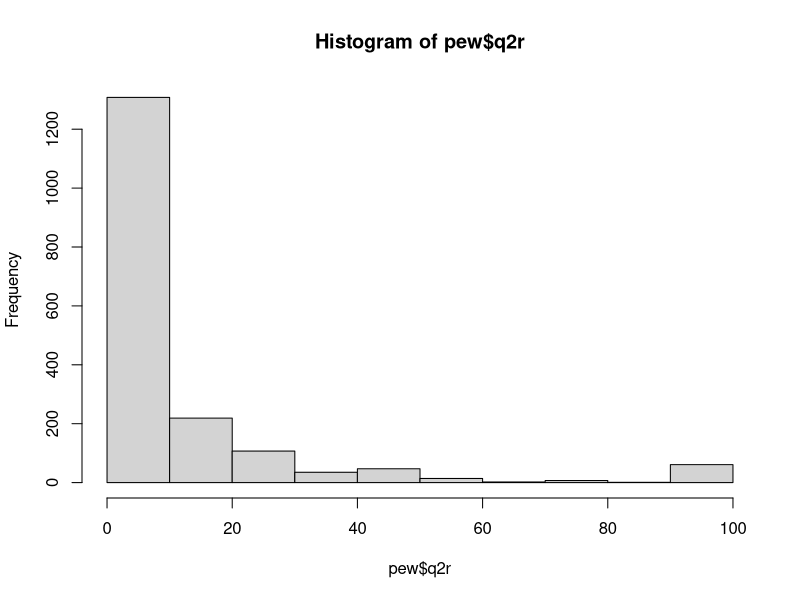
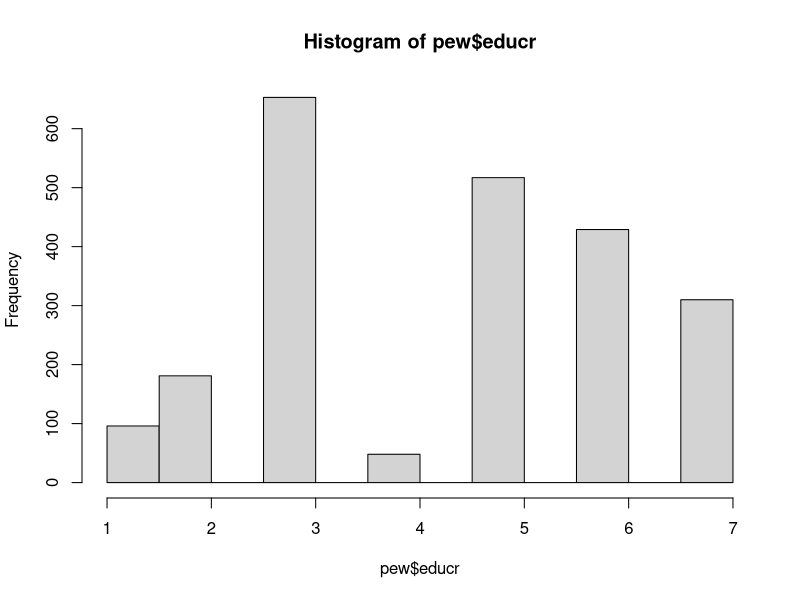
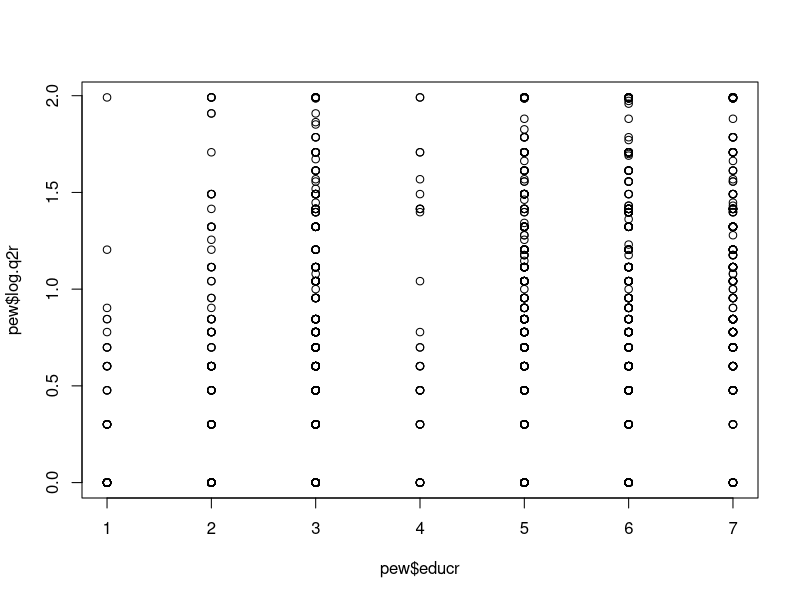
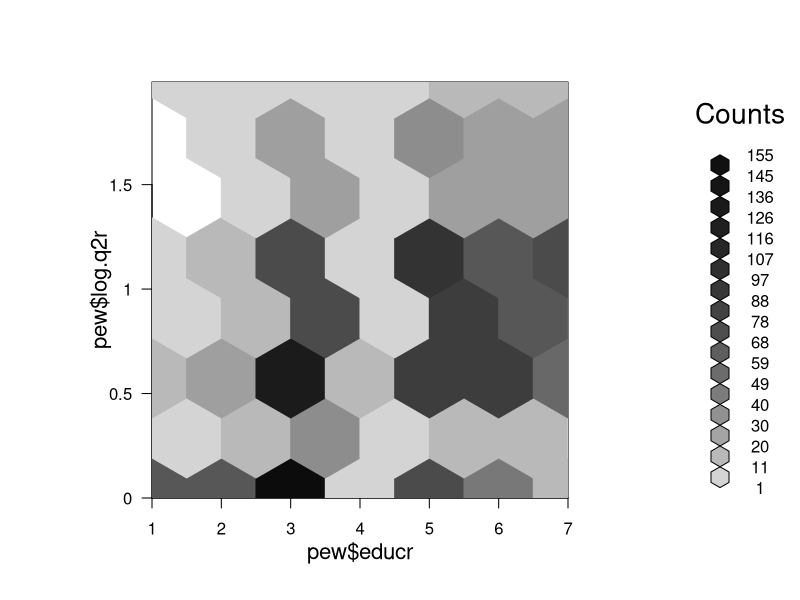

These charts were generated, in order, by the following R code:
setwd("/Users/kimjongha/Documents/rstudio")
getwd()

pew <- read.csv("dataset/Omnibus_Oct_2012_Political_Video_csv.csv", sep = ",", header = TRUE)

class(pew)
names(pew)
str(pew)
summary(pew$age)

# descriptive statistics
descriptive.statistics <- function(myvariable) {
  myvar.length.missing.include <- length(myvariable)
  myvar.length.missing.exclude <- length(myvariable[!is.na(myvariable)])
  myvar.sum <- sum(myvariable, na.rm = TRUE)
  myvar.mean <- mean(myvariable, na.rm = TRUE)
  myvar.median <- median(myvariable, na.rm = TRUE)
  table.myvariable <- table(myvariable)
  myvar.mode <- as.numeric(names(table.myvariable)[which.max(table.myvariable)])
  myvariable.range.min <- range(myvariable, na.rm = TRUE)[1]
  myvariable.range.max <- range(myvariable, na.rm = TRUE)[2]
  myvariable.interquartile25 <- quantile(myvariable, prob = c(0.25, 0.75), na.rm = TRUE)[1]
  myvariable.interquartile75 <- quantile(myvariable, prob = c(0.25, 0.75), na.rm = TRUE)[2]
  myvariable.var <- var(myvariable, na.rm = TRUE)
  myvariable.sd <- sd(myvariable, na.rm = TRUE)
  descriptive.myvariable <- rbind(myvar.mean, myvar.median, myvar.mode, myvariable.range.min,
                                  myvariable.range.max, myvariable.interquartile25, myvariable.interquartile75,
                                  myvariable.var, myvariable.sd, myvar.sum, myvar.length.missing.exclude,
                                  myvar.length.missing.include)
  rownames(descriptive.myvariable) <- c('mean', 'meian', 'mode', 'min', 'max', '25%', '75%', 'var',
                                        'sd', 'sum', 'na.exc', 'na.inc')
  colnames(descriptive.myvariable) <- 'value'
  round(descriptive.myvariable, digit = 2)
}

descriptive.statistics(pew$age)

# 15 multivariate inference statistical analysis
# t-test
# one sample t-test
getwd()
setwd("/Users/kimjongha/Documents/github/rstudio")

tess <- read.csv(file = "dataset/TESS2_089_Trawalter_Client.csv", sep = ",", header = TRUE)

class(tess)
str(tess)
names(tess)
summary(tess)

# one sample t-test

table(tess$XIDEO, useNA = 'always')
tess$XIDEOr <- tess$XIDEO

tess$XIDEOr[tess$XIDEO == -1] <- NA # miss values
table(tess$XIDEOr)

t.test(tess$XIDEOr, mu = 4)

# paired sample t-test
# tess$Q4, tess$Q8

table(tess$Q4, useNA = 'always')
table(tess$Q8, useNA = 'always')

tess$Q4r <- tess$Q4
tess$Q8r <- tess$Q8

tess$Q4r[tess$Q4 == -1] <- NA
tess$Q4r[tess$Q8 == -1] <- NA

mean(tess$Q4r, na.rm = TRUE) ; sd(tess$Q4r, na.rm = TRUE)
mean(tess$Q8r, na.rm = TRUE) ; sd(tess$Q8r, na.rm = TRUE)

t.test(tess$Q4r, tess$Q8r, paired = TRUE) # paired t.test

# independent sample t-test
# tess$Q8 "I stub my leg on a chair leg"
# Ho : Mfemale = Mmale
# Ha : Mfemale > Mmale
table(tess$Q8, useNA = "always")
tess$Q8r <- tess$Q8

tess$Q8r[tess$Q8 == -1] <- NA
table(tess$Q8r, useNA = "always")

table(tess$XTESS089, useNA = "always")
tess$other.female <- NA

tess$other.female[tess$XTESS089 >= 13] <- 1
tess$other.female[tess$XTESS089 <= 12] <- 0

# statistics mean and variance
aggregate(Q8r ~ other.female, data = tess, FUN = mean)
aggregate(Q8r ~ other.female, data = tess, FUN = var)

# Bartlett test of homogeneity of variance
bartlett.test(Q8r ~ other.female, data = tess)

t.test(Q8r ~ other.female, var.equal = FALSE, data = tess)

# Chi-square 
# data = pew
pew <- read.csv("dataset/February_2012_csv.csv", sep = ",", header = TRUE)
colnames(pew)

table(pew$intuse, useNA = "always")
table(pew$q1, useNA = "always")

pew$intuse.r <- pew$intuse
pew$life.quality <- pew$q1

pew$intuse.r[pew$intuse == 8 | pew$intuse == 9] <- NA
pew$life.quality[pew$q1 == 8 | pew$q1 == 9] <- NA

table(pew$intuse.r, pew$life.quality, useNA = "always")

chisq.test(table(pew$intuse.r, pew$life.quality))

# Correlation analysis
# Pearson's r, Spearman's rho, Cramer's phi

# Pearson's r
setwd("/Users/kimjongha/Documents/github/rstudio")
pew <- read.csv("dataset/February_2012_csv.csv", sep = ",", header = TRUE)

head(pew)
str(pew)

table(pew$q2, useNA = "always")
table(pew$educ, useNA = "always")

pew$q2r <- pew$q2
pew$educr <- pew$educ

pew$q2r[pew$q2 == 98 | pew$q2 == 99] <- NA
pew$educr[pew$educ == 8 | pew$educ == 9] <- NA

hist(pew$q2r)
hist(pew$educr)

pew$log.q2r <- log((pew$q2r+1), 10)

plot(pew$educr, pew$log.q2r, type = 'p')

cor.test(pew$educr, pew$log.q2r, method = 'pearson')
cor.test(pew$educr, pew$log.q2r, method = 'spearman')
cor.test(pew$educr, pew$log.q2r, method = 'kendall')

install.packages("hexbin")
library(hexbin)

hex.plot <- hexbin(pew$educr, pew$log.q2r, xbins = 6)
plot(hex.plot)
